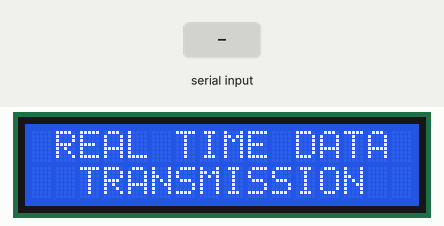
This sketch was run on a simulated Arduino Uno, built with avr-gcc and run on an emulated ATmega328P. Shown: 16×2 character LCD. The test bench sets the inputs (shaded band).

Above: at 2.1 s.
At 6.2 s:
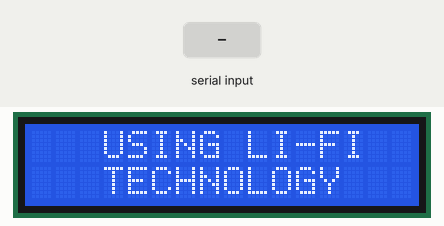
6.3 s: "1\n" received over Serial
At 6.8 s:
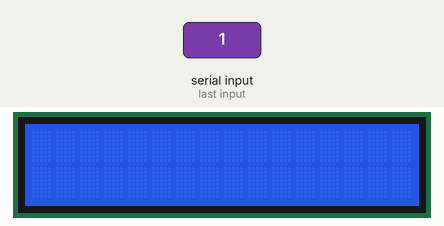
Timing chart, 0 to 9.3 s (numbered marks = the images above; inputs shaded):
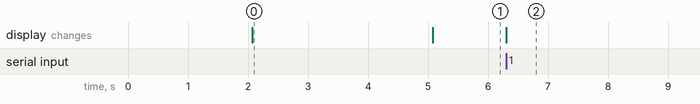

Measured:
- after the input at 6.3 s, the display: changes at once (image 2)
- what the display in image 0 shows lasts 3.0 s, from 2.1 s to 5.1 s

The sketch:

lifi-receiver.ino
```cpp
#include <LiquidCrystal.h>
#include <SoftwareSerial.h>
const int rs = 8, en = 13, d4 = 12, d5 = 11, d6 = 10, d7 = 9;
char d;
String data,D;
bool rec = false;
int i,a;
LiquidCrystal lcd(rs, en, d4, d5, d6, d7);
//SoftwareSerial lifi(2, 3);
void setup() {
  Serial.begin(4800);
  //lifi.begin(4800);
  lcd.begin(16, 2);
  lcd.print("    WELCOME     ");
  delay(2000);
  lcd.clear();
  lcd.print(" REAL TIME DATA ");
  lcd.setCursor(0,1);
  lcd.print("  TRANSMISSION  ");
  delay(3000);
  lcd.clear();
  lcd.print("   USING LI-FI  ");
  lcd.setCursor(0,1);
  lcd.print("   TECHNOLOGY   ");
}

void loop() {
  while (Serial.available() > 0)
  {
    delayMicroseconds(500);
    d = Serial.read();

    a = d;
    //Serial.println(a);
    if (a == 10)
    {
      //Serial.println(data);
      rec = true;
      break;
    }
    data += d;
    //Serial.println(Serial.read());
  }
  if (rec == true)
  {
    lcd.clear();

    for(i = 0; i<=data.length()-2; i++)
    {
      D += data[i];
    }
    Serial.println(D);
    if(D.length() > 16)
    {
      lcd.setCursor(0,0);
      for(i = 0; i<=15; i++)
      {
        lcd.print(D[i]);
      }
      lcd.setCursor(0,1);
      for(i = 16; i<=(D.length()-1); i++)
      {
        lcd.print(D[i]);
      }
    }
    else
    {
      lcd.print(D);
    }

    rec = false;
    data = "";
    D = "";

  }
}
```
